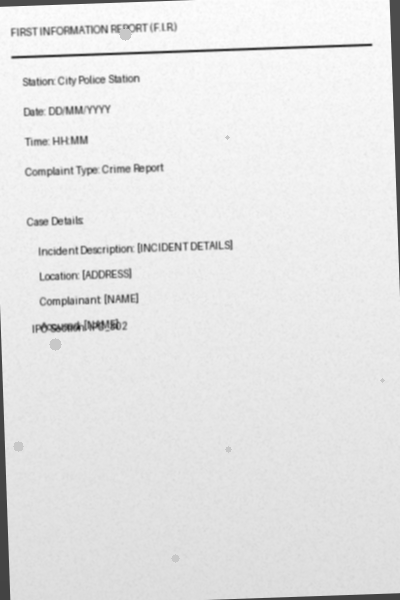
#> input picture data/synthetic/IPC_302_000.png, 400 x 600 px
$ python -i feature_extraction.py   (imports and definitions only)   (older library calls are emulated)
#> lines starting #> are read from the running program, lines starting #| are printed output that depends on the picture; after the words box and inside, x2 and y2 are one past the last pixel; in counts of white or black regions, pixels touching at a corner belong together
### scripts/config.py
"""
Configuration constants for Forensic IPC Mapper
"""

import os
from pathlib import Path

# Project directories
PROJECT_ROOT = Path(__file__).parent.parent
DATA_DIR = PROJECT_ROOT / "data"
MODELS_DIR = PROJECT_ROOT / "models"
RESULTS_DIR = PROJECT_ROOT / "results"
SYNTHETIC_DATA_DIR = DATA_DIR / "synthetic"
PROCESSED_DATA_DIR = DATA_DIR / "processed"

# Create directories if they don't exist
for directory in [DATA_DIR, MODELS_DIR, RESULTS_DIR, SYNTHETIC_DATA_DIR, PROCESSED_DATA_DIR]:
    directory.mkdir(parents=True, exist_ok=True)

# Synthetic data generation parameters
SYNTHETIC_SAMPLES_PER_IPC = 50  # 50 samples per IPC section = ~500 total samples
SYNTHETIC_IMAGE_SIZE = (400, 600)  # (height, width) - typical document size
NOISE_LEVELS = [0.02, 0.05, 0.08]  # Gaussian noise variance
BLUR_KERNELS = [3, 5, 7]  # Kernel sizes for blur augmentation
ROTATION_ANGLES = [-5, -2, 0, 2, 5]  # Rotation angles in degrees
PERSPECTIVE_DISTORTION_RANGE = 0.1  # Max distortion factor

# IPC Sections database (mapping major categories)
IPC_SECTIONS = {
    "IPC_302": "Punishment for voluntarily causing hurt",
    "IPC_307": "Attempt to murder",
    "IPC_308": "Attempt to commit culpable homicide",
    "IPC_336": "Act endangering life or personal safety",
    "IPC_337": "Causing hurt by act endangering life",
    "IPC_379": "Punishment for theft",
    "IPC_380": "Theft in dwelling house etc",
    "IPC_392": "Punishment for dacoity",
    "IPC_419": "Punishment for cheating",
    "IPC_420": "Cheating and dishonestly inducing delivery of property",
}

# Feature extraction parameters
CANNY_THRESHOLD_LOW = 50
CANNY_THRESHOLD_HIGH = 150
HOG_ORIENTATIONS = 9
HOG_PIXELS_PER_CELL = 8
HOG_CELLS_PER_BLOCK = 2
LBP_RADIUS = 3
LBP_POINTS = 8 * LBP_RADIUS

# Model training parameters
TRAIN_TEST_SPLIT = 0.8
RANDOM_STATE = 42
RF_N_ESTIMATORS = 200
RF_MAX_DEPTH = 20
RF_MIN_SAMPLES_SPLIT = 5
RF_MIN_SAMPLES_LEAF = 2
RF_N_JOBS = -1  # Use all cores

# Inference parameters
CONFIDENCE_THRESHOLD = 0.5  # Minimum probability to consider a prediction
TOP_K_PREDICTIONS = 3  # Return top K predictions

# Model file paths
MODEL_PATH = MODELS_DIR / "random_forest_ipc_classifier.pkl"
SCALER_PATH = MODELS_DIR / "feature_scaler.pkl"
FEATURE_NAMES_PATH = MODELS_DIR / "feature_names.pkl"

# OCR parameters (for text extraction)
OCR_LANGUAGE = "eng"  # Tesseract language
OCR_CONFIG = "--psm 6"  # Page segmentation mode

### scripts/preprocessing.py
"""
Image Processing and Computer Vision (IPCV) Pipeline
6-stage preprocessing for document image enhancement and normalization
"""

import cv2
import numpy as np
from pathlib import Path
from config import (
    CANNY_THRESHOLD_LOW, CANNY_THRESHOLD_HIGH,
    SYNTHETIC_IMAGE_SIZE
)


class IPCVPreprocessor:
    """
    6-stage IPCV pipeline for forensic document processing:
    1. Noise Reduction
    2. Contrast Enhancement
    3. Perspective Correction
    4. Binarization
    5. Morphological Operations
    6. Edge Detection & Analysis
    """

    def __init__(self, target_size=SYNTHETIC_IMAGE_SIZE):
#> in process, img is the input picture: shape (600, 400); min 22, max 253, mean 228
        self.target_size = target_size
        self.processing_steps = []

    # [120 lines left out: functions _to_uint8_gray, _entropy, analyze_image_quality, enhance_readability, suppress_stains, deblur_text and 2 more, not called in this run]

    def stage1_noise_reduction(self, img):
        """
        Stage 1: Advanced noise reduction
        Uses Non-Local Means Denoising for document quality preservation
        """
        # Convert to uint8 if needed
        if img.dtype != np.uint8:
            img = np.clip(img, 0, 255).astype(np.uint8)

        # Apply Non-Local Means Denoising
        denoised = cv2.fastNlMeansDenoising(
            img,
            h=10,  # Filter strength
            templateWindowSize=7,
            searchWindowSize=21
        )

        self.processing_steps.append(("Noise Reduction", denoised.copy()))
        return denoised

    def stage2_contrast_enhancement(self, img):
        """
        Stage 2: Adaptive Histogram Equalization
        Improves contrast locally without over-enhancement
        """
        # Apply CLAHE (Contrast Limited Adaptive Histogram Equalization)
        clahe = cv2.createCLAHE(clipLimit=2.0, tileGridSize=(8, 8))
        enhanced = clahe.apply(img)

        self.processing_steps.append(("Contrast Enhancement", enhanced.copy()))
        return enhanced

    def stage3_perspective_correction(self, img):
        """
        Stage 3: Perspective correction via edge-based document detection
        Detects document boundaries and corrects skew
        """
        # Find document edges using Canny
        edges = cv2.Canny(img, 50, 150)
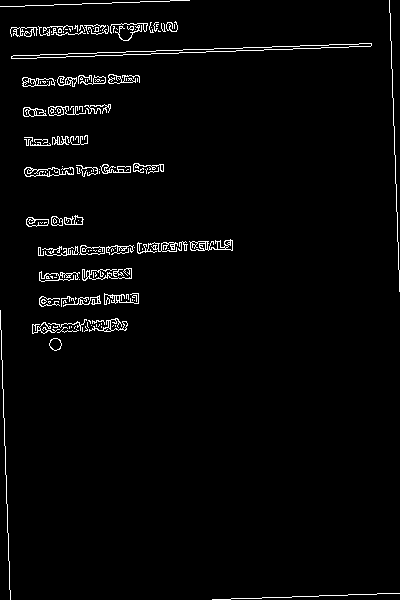
#> edges: shape (600, 400); 2.6% white in thin lines or dots

        # Find contours
        contours, _ = cv2.findContours(edges, cv2.RETR_EXTERNAL, cv2.CHAIN_APPROX_SIMPLE)
#> contours = 128 contours, 98 with area under 20; largest, box (x1, y1, x2, y2) and area: (11, 43, 372, 59) 1011, (189, 239, 233, 251) 258, (24, 167, 74, 177) 251, (79, 245, 105, 255) 166, (39, 271, 80, 282) 152

        if len(contours) > 0:
            # Find largest contour (likely the document)
            largest_contour = max(contours, key=cv2.contourArea)
#> largest_contour = contour of 55 points, box (x1, y1, x2, y2) (11, 43, 372, 59), area 1011

            # Get bounding rectangle
            rect = cv2.minAreaRect(largest_contour)
#> rect = ((191, 50.67), (360.3, 3.9), -1.99)

            # Only apply perspective if rotation is significant
            angle = rect[2]
#> angle = -1.99
            if abs(angle) > 2:
                # Correct rotation
                h, w = img.shape[:2]
                center = (w // 2, h // 2)
                M = cv2.getRotationMatrix2D(center, angle, 1.0)
                corrected = cv2.warpAffine(img, M, (w, h), borderValue=255)
                img = corrected

        self.processing_steps.append(("Perspective Correction", img.copy()))
        return img

    def stage4_binarization(self, img):
        """
        Stage 4: Adaptive Thresholding for document binarization
        Handles variable lighting conditions
        """
        # Apply adaptive thresholding
        binary = cv2.adaptiveThreshold(
            img,
            255,
            cv2.ADAPTIVE_THRESH_GAUSSIAN_C,
            cv2.THRESH_BINARY,
            blockSize=11,
            C=2
        )
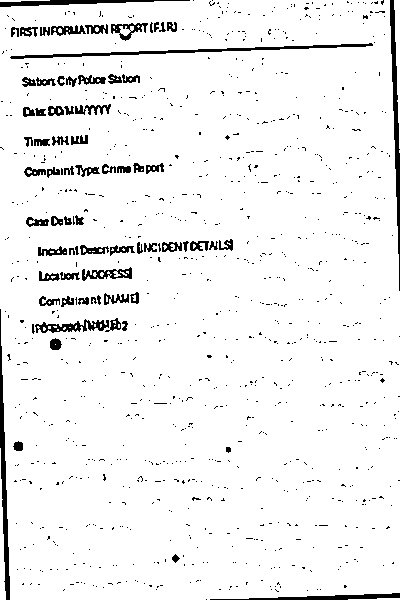
#> binary: shape (600, 400); 94.5% white; 985 black regions (912 under 20 px), largest, box (x1, y1, x2, y2) and area: (0, 309, 10, 600) 1063, (390, 0, 400, 291) 1060, (10, 43, 373, 59) 1055

        self.processing_steps.append(("Binarization", binary.copy()))
        return binary

    def stage5_morphological_operations(self, img):
        """
        Stage 5: Morphological operations to clean up binary image
        Remove noise and connect broken characters
        """
        # Create morphological kernels
        kernel_small = cv2.getStructuringElement(cv2.MORPH_RECT, (3, 3))
        kernel_large = cv2.getStructuringElement(cv2.MORPH_RECT, (5, 5))

        # Close operation (fill small holes)
        closed = cv2.morphologyEx(img, cv2.MORPH_CLOSE, kernel_small, iterations=1)
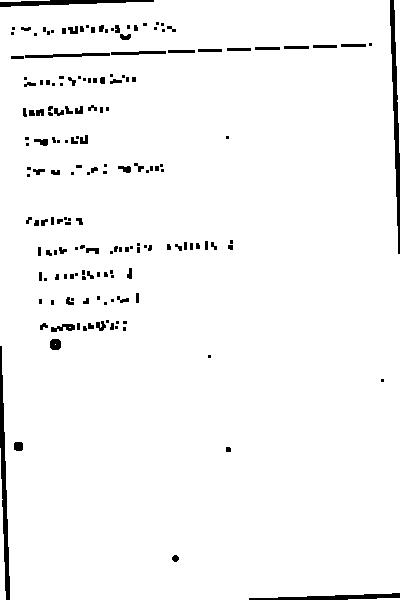
#> closed: shape (600, 400); 96.8% white; 172 black regions (84 under 20 px), largest, box (x1, y1, x2, y2) and area: (0, 346, 10, 600) 1025, (390, 0, 400, 254) 1022, (0, 0, 154, 7) 579

        # Open operation (remove small noise)
        opened = cv2.morphologyEx(closed, cv2.MORPH_OPEN, kernel_small, iterations=1)
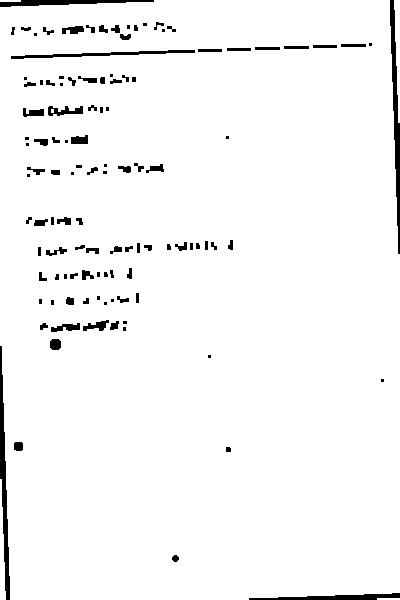
#> opened: shape (600, 400); 96.6% white; 113 black regions (33 under 20 px), largest, box (x1, y1, x2, y2) and area: (0, 346, 10, 600) 1057, (390, 0, 400, 254) 1054, (0, 0, 154, 7) 608

        # Dilate to connect broken characters
        dilated = cv2.dilate(opened, kernel_small, iterations=1)
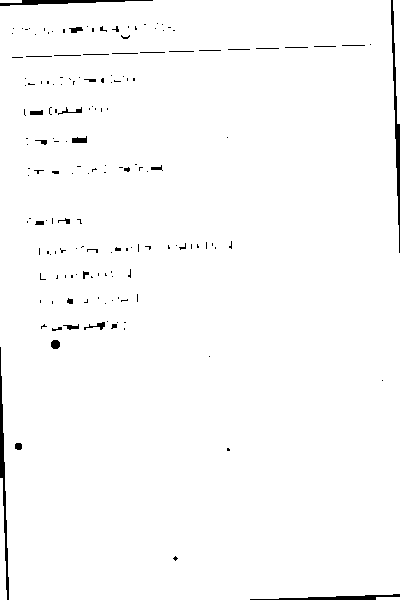
#> dilated: shape (600, 400); 98.4% white; 163 black regions (129 under 20 px), largest, box (x1, y1, x2, y2) and area: (0, 347, 9, 600) 666, (391, 0, 400, 253) 661, (0, 0, 153, 6) 424

        self.processing_steps.append(("Morphological Ops", dilated.copy()))
        return dilated

    def stage6_edge_detection(self, img):
        """
        Stage 6: Multi-scale edge detection for feature extraction
        Detects document structure and text regions
        """
        # Canny edge detection
        edges = cv2.Canny(img, CANNY_THRESHOLD_LOW, CANNY_THRESHOLD_HIGH)
#> edges: shape (600, 400); 1.4% white in thin lines or dots

        # Dilate edges slightly to strengthen them
        kernel = cv2.getStructuringElement(cv2.MORPH_RECT, (3, 3))
        edges = cv2.dilate(edges, kernel, iterations=1)
#> edges: shape (600, 400); 4.3% white; 115 white regions (1 under 20 px)
#> (the rest of the program and of its run is left out)
